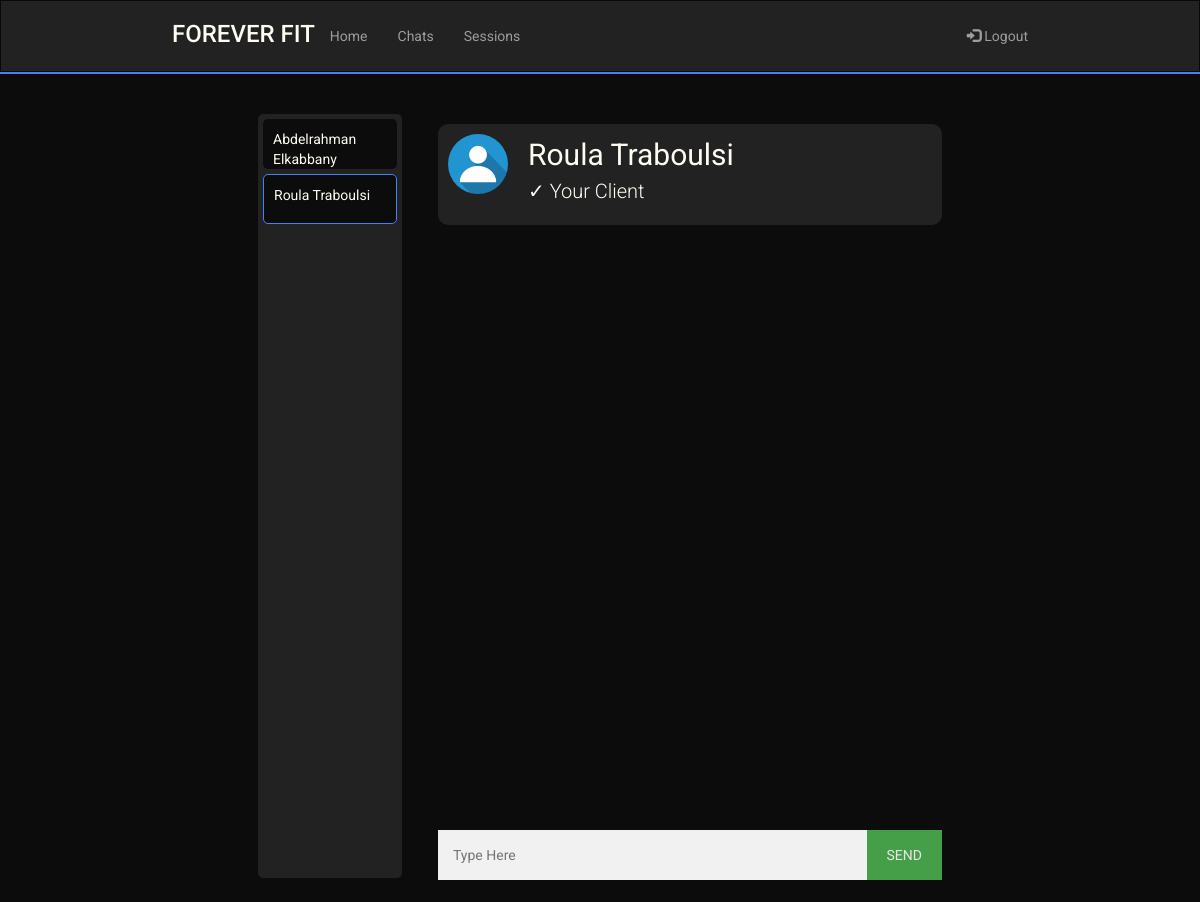
Screenshot of /chat/ro82 (signed in) with the database file from the repository.
### sql_db.py (models this page shows)
class UserRooms(UserMixin,db.Model):
    __tablename__ = 'user_rooms'
    id = db.Column(db.Integer, primary_key = True, autoincrement = True)
    trainee_username = db.Column(db.String(80),db.ForeignKey('user.username'))
    trainee_fname = db.Column(db.String(80))
    trainee_lname = db.Column(db.String(80))
    trainer_username = db.Column(db.String(80),db.ForeignKey('user.username'))
    trainer_fname = db.Column(db.String(80))
    trainer_lname = db.Column(db.String(80))

### routes.py (the view)
@app.route('/chat/<uname>')
@login_required
def sessions(uname):
    if(not current_user.isTrainer):
        if(not room_exists(current_user.username, uname)):
            room = UserRooms(trainee_username= current_user.username,
                             trainee_fname = current_user.fname,
                             trainee_lname = current_user.lname,
                             trainer_username = uname,
                             trainer_fname = get_user(uname).fname,
                             trainer_lname = get_user(uname).lname)
            db.session.add(room)
            db.session.commit()
            ROOMS = get_rooms_by_trainee_id(current_user.username)
        else:
            ROOMS = get_rooms_by_trainee_id(current_user.username)
        curr_room = get_room(current_user.username, uname)
        messages = get_chat_history(curr_room.id)
        partnership = partnership_exists(current_user.username,uname)
        return render_template('session.html',uname = uname, curr_uname = current_user.username,
                                curr_fname = current_user.fname, curr_lname = current_user.lname,
                                rooms=ROOMS, messages = messages, curr_room = curr_room,
                                partnership=partnership)
    else:
        if(room_exists(uname, current_user.username)):
            ROOMS = get_rooms_by_trainer_id(current_user.username)
        curr_room = get_room(uname, current_user.username)
        messages = get_chat_history(curr_room.id)
        partnership = partnership_exists(uname,current_user.username)
        return render_template('trainer-session.html',uname = uname, curr_uname = current_user.username,
                                curr_fname = current_user.fname, curr_lname = current_user.lname,
                                rooms=ROOMS, messages = messages, curr_room = curr_room,
                                partnership=partnership)

### main.py (called while the page is built)
    @login.user_loader
    def load_user(uname):
        return User.query.get(uname)

### sql_db.py (called while the page is built)
def partnership_exists(user_uname, trainer_uname):
    return bool(UserTrainer.query.filter_by(trainee_username=user_uname,
                                            trainer_username= trainer_uname).first())

def room_exists(trainee_uname,trainer_uname):
    return (room_exists_helper(trainee_uname,trainer_uname) or room_exists_helper(trainer_uname,trainee_uname))

def room_exists_helper(uname1,uname2):
    return bool(UserRooms.query.filter_by(trainee_username=uname1,
                                          trainer_username=uname2).first())

def get_room(trainee_uname,trainer_uname):
    if room_exists(trainee_uname,trainer_uname):
        return UserRooms.query.filter_by(trainee_username = trainee_uname,
                                     trainer_username = trainer_uname).first()

def get_rooms_by_trainer_id(uname):
    return UserRooms.query.filter_by(trainer_username = uname).all()

def get_chat_history(room):
    return ChatHistory.query.filter_by(room = room).all()

### templates/trainer-session.html (shortened to what this page needs)
<!DOCTYPE html>
<html lang="en">
    <head>
        <link rel="stylesheet" href="https://maxcdn.bootstrapcdn.com/bootstrap/3.4.1/css/bootstrap.min.css" />
        <link rel="stylesheet" href="../static/main.css" />
        <link rel="stylesheet" href="../static/chatbox.css" />
    </head>
    <body>
        <header>
            <nav class="navbar navbar-inverse" style="border-radius: 0px; margin-bottom: 0px;">
                <div class="container-fluid">
                    <div class="navbar-header mobile-center">
                        <h3 class="logo" href="#">FOREVER FIT</h3>
                    </div>
                    <ul class="nav navbar-nav laptop">
                        <li><a href="/Home">Home</a></li>
                        <li><a href="/chats">Chats</a></li>
                        <li><a href="/TrainingSessions">Sessions</a></li>
                    </ul>
                    <ul class="nav navbar-nav navbar-right laptop">
                        <li>
                            <a href="/logout"><span class="glyphicon glyphicon-log-in"></span> Logout</a>
                        </li>
                    </ul>
                </div>
            </nav>
            <hr class="header-hr"/>
        </header>
        <main style="padding-top:10px">
            <div class="chatbox">
                <div class="rooms" id="rooms">
                    {% for room in rooms %}
                        {% if room.trainee_username == curr_room.trainee_username %}
                            <a id="select-room" href="{{room.trainee_username}}" room_id="{{room.id}}" class="room highlight">
                                {{room.trainee_fname}} {{room.trainee_lname}}
                            </a>
                        {% else %}
                            <a id="select-room" href="{{room.trainee_username}}" room_id="{{room.id}}" class="room">
                                {{room.trainee_fname}} {{room.trainee_lname}}
                            </a>
                        {% endif %}
                    {% endfor %}
                </div>
                <div class="chat">
                    <div class="chat_container big">
                        <img src="../static/images/profile-picture.jpeg" alt="ProfilePicture" class="profile-picture">
                        {{curr_room.trainee_fname}} {{curr_room.trainee_lname}}
                        {% if partnership %}
                            <p class="small">✓ Your Client</p>
                        {% endif %}
                    </div>
                    <div id="chat_scroll" class="chat-holder">
                    </div>
                    <div class="input-area">
                        <div class="flex-row">
                            <input type="text" id="user_message" placeholder="Type Here" autocomplete="off">
                            <button type="button" id="send_message">SEND</button>
                        </div>
                    </div>
                </div>
            </div>
        </main>
    </body>
</html>

### static/main.css (style rules this page uses)
:root { --black: #0c0c0c; --white: #fffcf2; --red: #e54b4b; --lightred: #f0c1c1; --blue: #4282f8; --darkblue: #356cd1; --grey: #222222; --lightgrey: #3d3d3d; }
@media (min-width : 872px) { .container-fluid { margin-bottom: 10px; } }
@media (min-width : 872px) { .navbar { padding-left: 13%; padding-right: 13%; } }
@media (min-width : 872px) { .navbar-nav { padding-top: 10px; } }
@media (min-width : 872px) { .big { font-size: 30px; } }
@media (min-width : 872px) { .small { font-size: 20px; font-weight: 300; } }
body { font-family: 'Roboto', sans-serif; background-color: var(--black); }
main { background-color: var(--black); display: block; overflow: auto; color: var(--white) }
input { color: black; }
.header-hr { margin-top: 0px; margin-bottom: 0px; border: 1px solid var(--blue); }
.logo { color: var(--white); }
input[type=text], input[type=password] { width: 100%; padding: 15px; margin: 5px 0 22px 0; display: inline-block; border: none; background: #f1f1f1; }
hr { border: 1px solid #f1f1f1; margin-bottom: 25px; }
button { background-color: #4CAF50; color: white; padding: 14px 20px; margin: 8px 0; border: none; cursor: pointer; width: 100%; opacity: 0.9; }
.profile-picture { width: 100%; }
@media (min-width : 711px) { .chatbox { padding-right: 20%; padding-left: 20%; padding-top: 30px; display: flex; flex-direction: row; justify-content: space-around; } }
@media (min-width : 711px) { .chat { width: 70%; } }
@media (min-width : 711px) { .rooms { display: initial; background-color: --white; display: flex; flex-direction: column; } }
@media (min-width : 711px) { .flex-row { display: flex; flex-direction: row; justify-content: space-evenly; } }
:root { --gutter: 20px; }

### static/chatbox.css (style rules this page uses)
:root { --black: #0c0c0c; --black2: #141414; --white: #fffcf2; --red: #e54b4b; --lightred: #f0c1c1; --blue: #4282f8; --grey: #222222 }
@media (min-width : 711px) { .chat-holder { height: 580px; } }
@media (min-width : 711px) { .rooms { height: 764px; width: 20%; padding: 5px 5px 5px 5px; } }
@media (min-width : 711px) { .room { border-radius: 5px; } }
button { width: 80px; margin-top: 5px; margin-bottom: 22px; }
.rooms { background-color: var(--grey); overflow: auto; border-radius: 5px; }
.room { background-color: var(--black); color: var(--white); height: 50px; margin-bottom: 5px; padding-left: 10px; padding-top: 10px; }
.highlight { border-style: solid; border-width: 1px; border-color: var(--blue) }
.flex-row { display: flex; flex-direction: row; justify-content: space-around; }
.chat-holder { overflow: auto; margin-bottom: 10px; padding-right: 8px; }
.chat_container { background-color: var(--grey); border-radius: 10px; padding: 10px; margin: 10px 0; }
.chat_container::after { content: ""; clear: both; display: table; }
.chat_container img { float: left; max-width: 60px; width: 100%; margin-right: 20px; border-radius: 50%; margin-bottom: 5px; }

### rows the page displays
UserRooms: trainee_fname "Abdelrahman", trainee_lname "Elkabbany"
UserRooms: trainee_fname "Roula", trainee_lname "Traboulsi"
